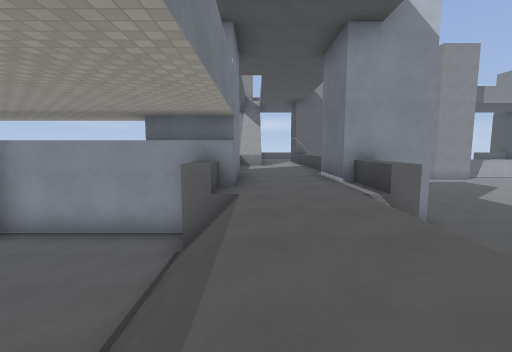
View 1 (above)

24 first-person views from a walk through a level from a Godot 3-D game. The camera is 1.5 m above the floor, tilts 6° down and sees 90° across. The floor is counted in squares, 2 m on a side. Each view is taken from the middle of a square. On the plan, view 1 faces up. The plan holds only what a view shows up to about 9 squares ahead; the rest is blank. The place goes on beyond the plan. Surface patterns are stand-ins for the level's own textures.

View 2
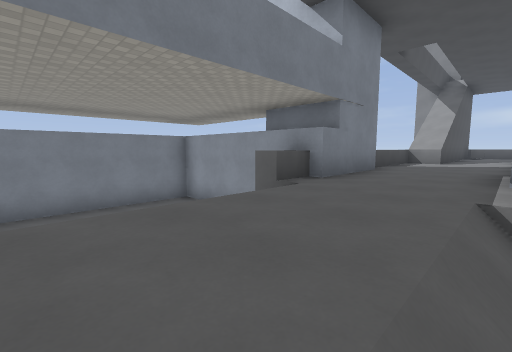

View 3
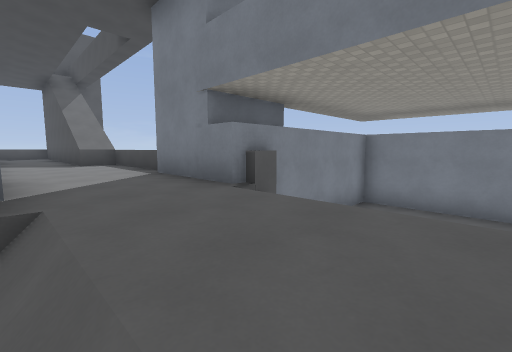

View 4
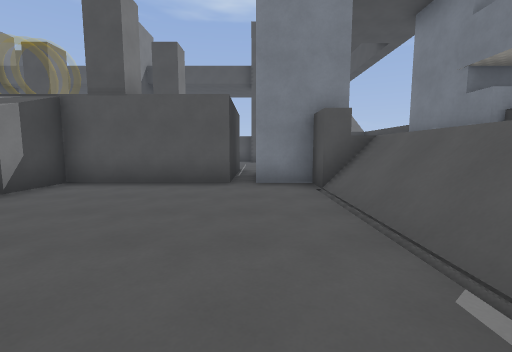

View 5
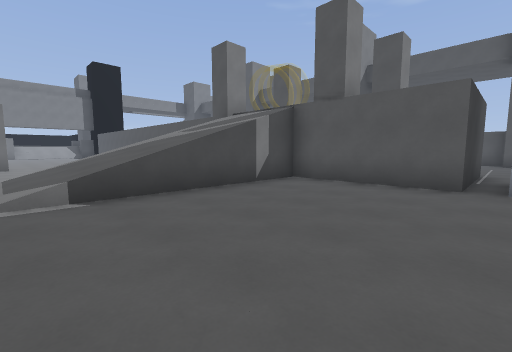

View 6
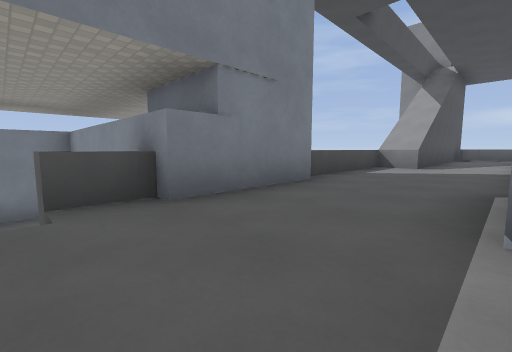

View 7
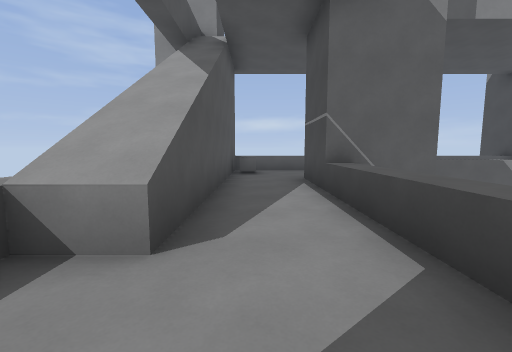

View 8
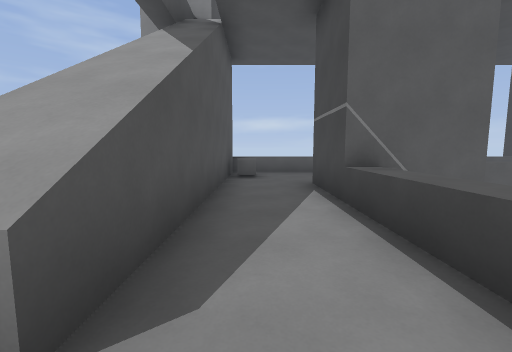

View 9
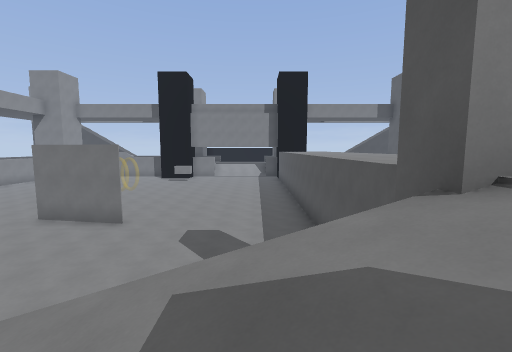

View 10
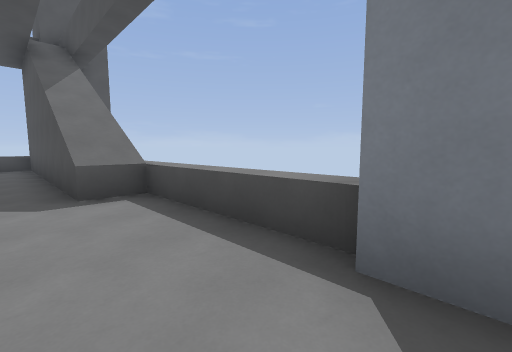

View 11
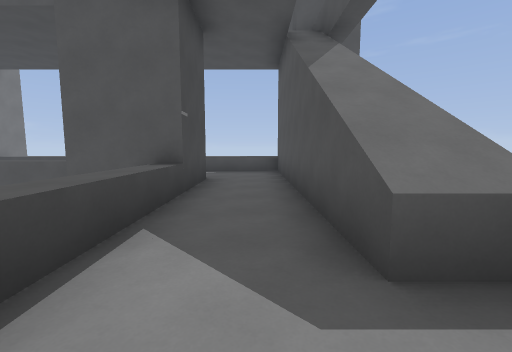

View 12
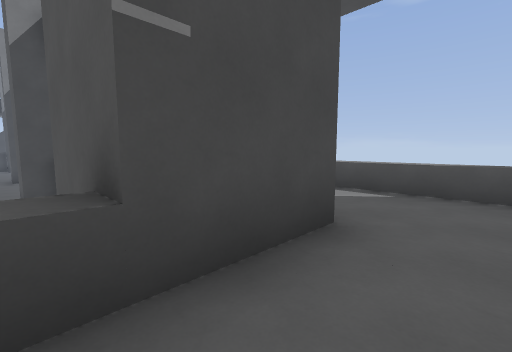

View 13
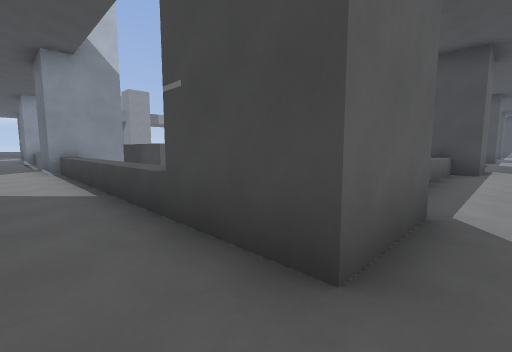

View 14
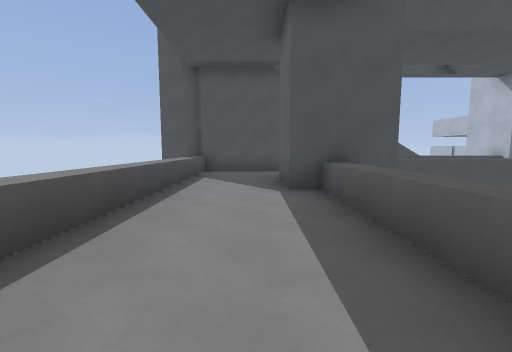

View 15
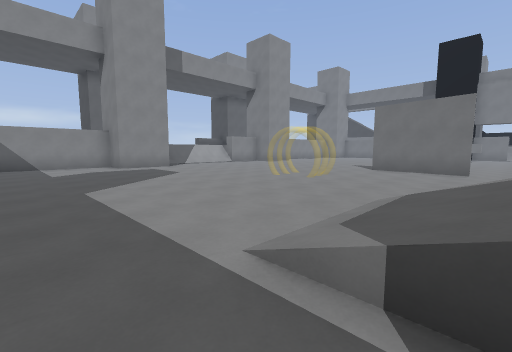

View 16
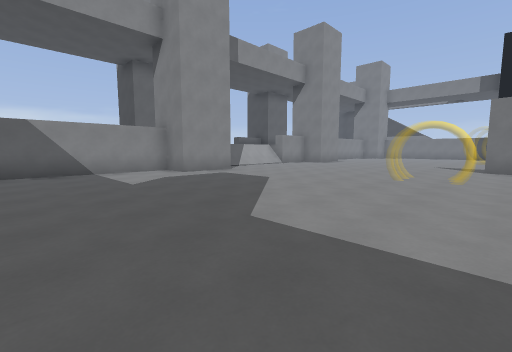

View 17
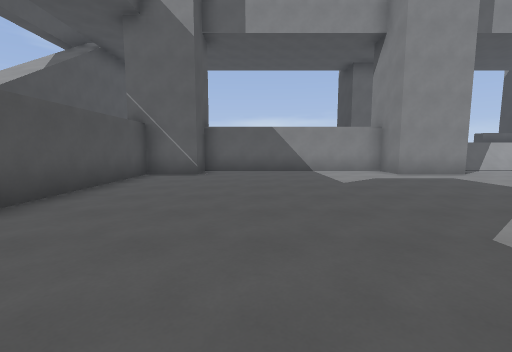

View 18
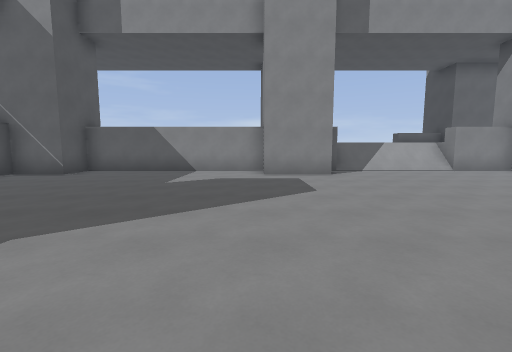

View 19
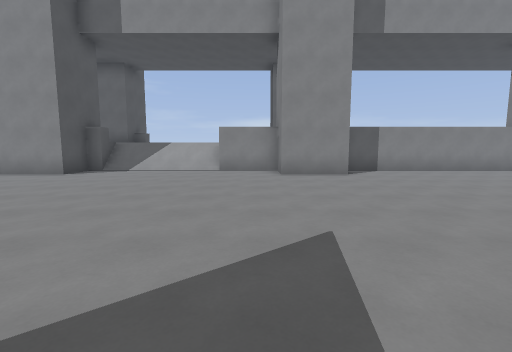

View 20
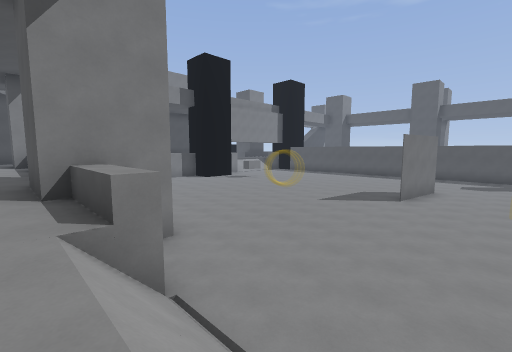

View 21
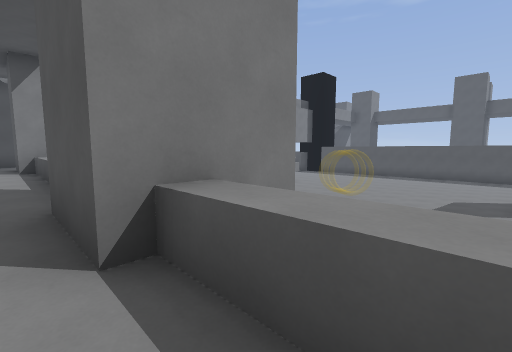

View 22
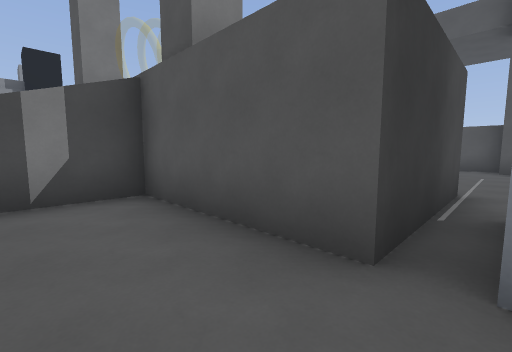

View 23
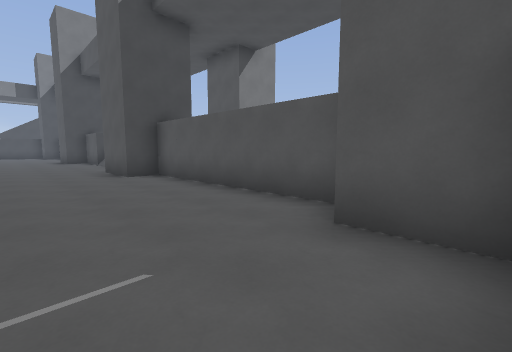

View 24
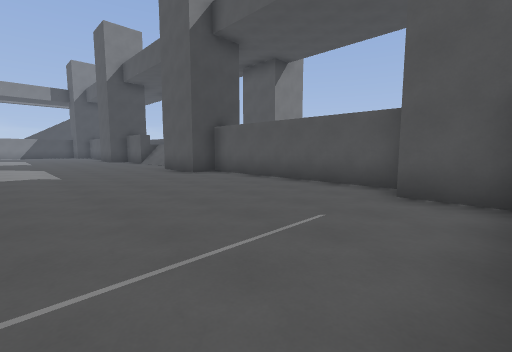

### Floor plan
Key: @ floor where view 1 was taken; # wall or solid block; . main floor; : floor 2 m higher than the main floor; + floor 3.75 m higher than the main floor; / step, stairs or slope; = window, fence, low wall or low ledge; ^ raised ledge.
Columns run from 6 left of view 1 to 28 right of it. Each row starts with its distance up from view 1.
 17       #::           :::::::::::::::
 16       #::##=====###////#=##======##
 15       #::##......##......##......
 14       #::.......................
 13       #::......................
 12      #^::.....................
 11      =:::....................
 10      =:::...................
  9      =::: .........  ......
  8      #::: .........  ......
  7      #::#  ...........#....
  6 ######::###...........#...
  5 #....#:::.....////....#..
  4 #..../::/.....////.......
  3 #..../::/.....//// ......
  2 #. ../::/.....//// ......
  1 #.   /::/.....////  .....
  0 ######@:/.....////   ....
 -1      #::###+ ##  #   +++
 -2      #::##
 -3      =:::
 -4      =::: .###   ##
 -5      =:::............
 -6      =:::............
 -7      ##::............
 -8       #::............
 -9       #::...........
-10       #::##......##
-11       #::##::::::##
-12       #::::::::::::
-13       #::::::::
-14       #=========#

Where each view was taken, in squares from view 1:
view 1: 0 up, 0 right, facing up
view 2: 1 up, 2 right, facing up-left
view 3: 3 up, 2 right, facing down-left
view 4: 5 up, 4 right, facing down
view 5: 5 up, 4 right, facing down-right
view 6: 4 up, 2 right, facing up-left
view 7: 10 up, 1 right, facing up
view 8: 11 up, 1 right, facing up
view 9: 1 up, 9 right, facing right
view 10: 2 down, 1 right, facing down-left
view 11: 5 down, 1 right, facing down
view 12: 9 down, 1 right, facing down-right
view 13: 12 down, 1 right, facing up-right
view 14: 12 down, 9 right, facing left
view 15: 4 up, 7 right, facing up-right
view 16: 7 up, 6 right, facing up-right
view 17: 7 up, 6 right, facing up
view 18: 7 up, 10 right, facing up
view 19: 7 up, 18 right, facing up
view 20: 17 up, 14 right, facing down-right
view 21: 17 up, 17 right, facing down-right
view 22: 1 up, 4 right, facing down-right
view 23: 7 down, 3 right, facing down-right
view 24: 5 down, 3 right, facing down-right
